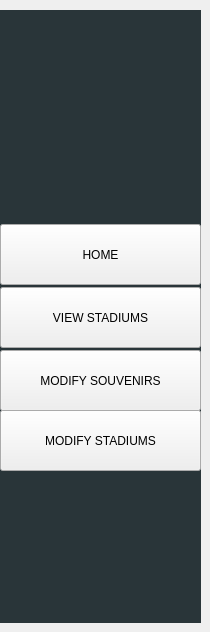
    <widget class="QWidget" name="adminOptions">
     <widget class="QFrame" name="adminSidebarFrame">
      <property name="geometry">
       <rect>
        <x>0</x>
        <y>10</y>
        <width>201</width>
        <height>613</height>
       </rect>
      </property>
      <property name="styleSheet">
       <string notr="true">#adminSidebarFrame {
background: #293539;
border: none;
}</string>
      </property>
      <property name="frameShape">
       <enum>QFrame::StyledPanel</enum>
      </property>
      <property name="frameShadow">
       <enum>QFrame::Raised</enum>
      </property>
      <widget class="QPushButton" name="adminHomeButton">
       <property name="geometry">
        <rect>
         <x>0</x>
         <y>214</y>
         <width>201</width>
         <height>61</height>
        </rect>
       </property>
       <property name="styleSheet">
        <string notr="true">font: 25 20pt &quot;Gill Sans&quot;, &quot;Gill Sans MT Condensed&quot;;</string>
       </property>
       <property name="text">
        <string>HOME</string>
       </property>
      </widget>
      <widget class="QPushButton" name="adminModifyButton">
       <property name="geometry">
        <rect>
         <x>0</x>
         <y>340</y>
         <width>201</width>
         <height>61</height>
        </rect>
       </property>
       <property name="styleSheet">
        <string notr="true">font: 25 20pt &quot;Gill Sans&quot;, &quot;Gill Sans MT Condensed&quot;;</string>
       </property>
       <property name="text">
        <string>MODIFY SOUVENIRS</string>
       </property>
      </widget>
      <widget class="QPushButton" name="viewAdminStadiumsButton">
       <property name="geometry">
        <rect>
         <x>0</x>
         <y>277</y>
         <width>201</width>
         <height>61</height>
        </rect>
       </property>
       <property name="styleSheet">
        <string notr="true">font: 25 20pt &quot;Gill Sans&quot;, &quot;Gill Sans MT Condensed&quot;;</string>
       </property>
       <property name="text">
        <string>VIEW STADIUMS</string>
       </property>
      </widget>
      <widget class="QPushButton" name="viewAdminStadiumsButton_2">
       <property name="geometry">
        <rect>
         <x>0</x>
         <y>400</y>
         <width>201</width>
         <height>61</height>
        </rect>
       </property>
       <property name="styleSheet">
        <string notr="true">font: 25 20pt &quot;Gill Sans&quot;, &quot;Gill Sans MT Condensed&quot;;</string>
       </property>
       <property name="text">
        <string>MODIFY STADIUMS</string>
       </property>
      </widget>
     </widget>
    </widget>
